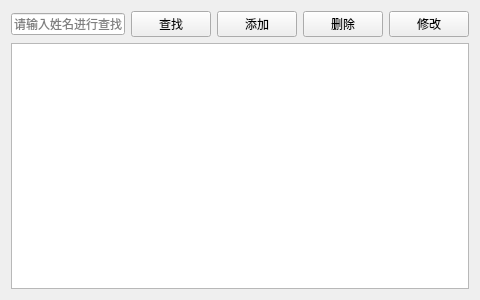
<?xml version="1.0" encoding="UTF-8"?>
<ui version="4.0">
 <class>PatientView</class>
 <widget class="QWidget" name="PatientView">
  <property name="geometry">
   <rect>
    <x>0</x>
    <y>0</y>
    <width>480</width>
    <height>300</height>
   </rect>
  </property>
  <property name="windowTitle">
   <string>患者管理</string>
  </property>
  <layout class="QVBoxLayout" name="verticalLayout">
   <item>
    <layout class="QHBoxLayout" name="horizontalLayout">
     <item>
      <widget class="QLineEdit" name="tstSearch">
       <property name="placeholderText">
        <string>请输入姓名进行查找</string>
       </property>
      </widget>
     </item>
     <item>
      <widget class="QPushButton" name="btSearch">
       <property name="text">
        <string>查找</string>
       </property>
       <property name="icon">
        <iconset resource="lab4.qrc">
         <normaloff>:/img/search.png</normaloff>:/img/search.png</iconset>
       </property>
      </widget>
     </item>
     <item>
      <widget class="QPushButton" name="btAdd">
       <property name="text">
        <string>添加</string>
       </property>
       <property name="icon">
        <iconset resource="lab4.qrc">
         <normaloff>:/img/new.png</normaloff>:/img/new.png</iconset>
       </property>
      </widget>
     </item>
     <item>
      <widget class="QPushButton" name="btDelete">
       <property name="text">
        <string>删除</string>
       </property>
       <property name="icon">
        <iconset resource="lab4.qrc">
         <normaloff>:/img/delete.png</normaloff>:/img/delete.png</iconset>
       </property>
      </widget>
     </item>
     <item>
      <widget class="QPushButton" name="btEdit">
       <property name="text">
        <string>修改</string>
       </property>
       <property name="icon">
        <iconset resource="lab4.qrc">
         <normaloff>:/img/edit.png</normaloff>:/img/edit.png</iconset>
       </property>
      </widget>
     </item>
    </layout>
   </item>
   <item>
    <widget class="QTableView" name="tableView"/>
   </item>
  </layout>
 </widget>
 <resources>
  <include location="lab4.qrc"/>
 </resources>
 <connections/>
</ui>
